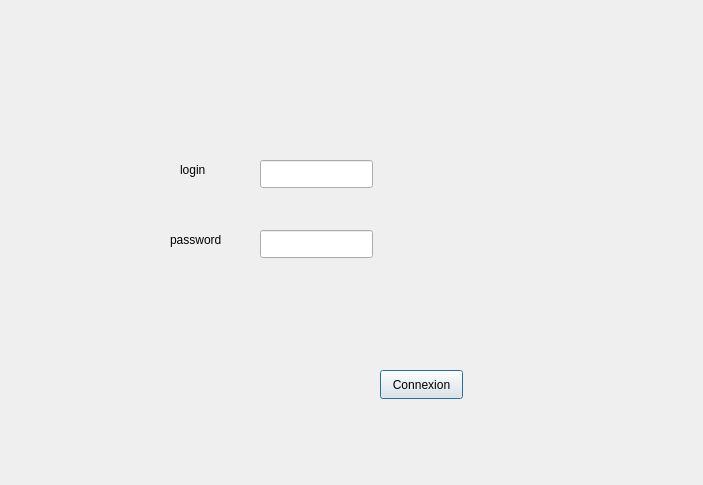
<?xml version="1.0" encoding="UTF-8"?>
<ui version="4.0">
 <class>ConnexionPage</class>
 <widget class="QDialog" name="ConnexionPage">
  <property name="geometry">
   <rect>
    <x>0</x>
    <y>0</y>
    <width>703</width>
    <height>485</height>
   </rect>
  </property>
  <property name="windowTitle">
   <string>Dialog</string>
  </property>
  <widget class="QPushButton" name="pushButton">
   <property name="geometry">
    <rect>
     <x>380</x>
     <y>370</y>
     <width>83</width>
     <height>29</height>
    </rect>
   </property>
   <property name="text">
    <string>Connexion</string>
   </property>
  </widget>
  <widget class="QLabel" name="label">
   <property name="geometry">
    <rect>
     <x>180</x>
     <y>160</y>
     <width>63</width>
     <height>20</height>
    </rect>
   </property>
   <property name="text">
    <string>login</string>
   </property>
  </widget>
  <widget class="QLabel" name="label_2">
   <property name="geometry">
    <rect>
     <x>170</x>
     <y>230</y>
     <width>63</width>
     <height>20</height>
    </rect>
   </property>
   <property name="text">
    <string>password</string>
   </property>
  </widget>
  <widget class="QLineEdit" name="lineEdit">
   <property name="geometry">
    <rect>
     <x>260</x>
     <y>160</y>
     <width>113</width>
     <height>28</height>
    </rect>
   </property>
  </widget>
  <widget class="QLineEdit" name="lineEdit_2">
   <property name="geometry">
    <rect>
     <x>260</x>
     <y>230</y>
     <width>113</width>
     <height>28</height>
    </rect>
   </property>
  </widget>
 </widget>
 <resources/>
 <connections/>
</ui>
